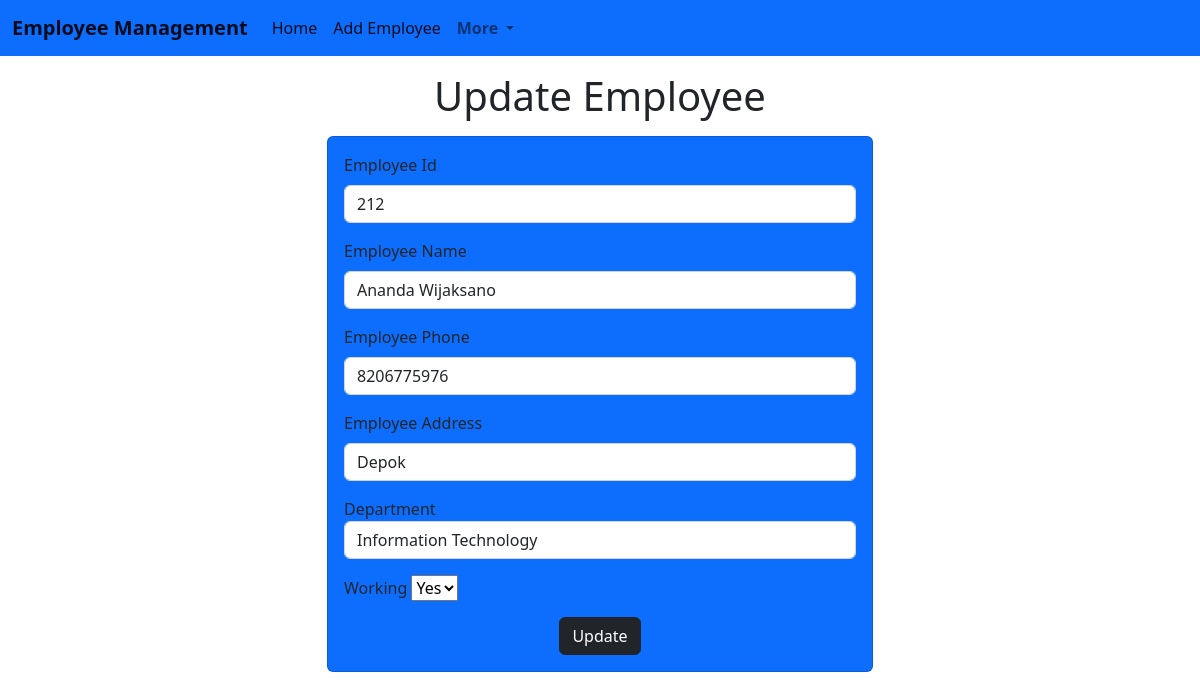
Page /Emp/update_emp/212 on the committed database.
### Employee/models.py (models this page shows)
class Employee(models.Model):
    name = models.CharField(max_length=200)
    emp_id = models.AutoField(primary_key=True)
    phone= models.BigIntegerField(max_length=12)
    address = models.CharField(max_length=200)
    working = models.CharField(max_length=12)
    department = models.CharField(max_length=150)

### Employee/views.py (the view)
# urls.py: path('update_emp/<int:emp_id>',Update_emp),
def Update_emp(request, emp_id):
    emp = Employee.objects.get(emp_id = emp_id)  # Fetch using the correct field
    return render(request, 'Emp/Update_emp.html',{'emp':emp})

### templates/Emp/Update_emp.html (shortened to what this page needs)
<!doctype html>
<html lang="en">
  <head>
    <link href="https://cdn.jsdelivr.net/npm/bootstrap@5.2.3/dist/css/bootstrap.min.css" rel="stylesheet">
  </head>
  <body>
    {% include "Emp/navbar.html" %}
    <h1 class="text-center my-3">Update Employee</h1>
    <div class="container">
        <div class="row">
            <div class="col-md-6 offset-md-3">
                <div class="card bg-primary">
                    <div class="card-body">
                        <form action="/Emp/do_update_emp/{{emp.emp_id}}" method='POST'>
                            <div class="mb-3">
                                <label for="Id" class="form-label">Employee Id</label>
                                <input type="text"
                                class="form-control" id="Id"
                                placeholder="Employee id"
                                name="emp_id"
                                value="{{emp.emp_id}}"
                                >
                            </div>
                            <div class="mb-3">
                                <label for="name" class="form-label">Employee Name</label>
                                <input type="text" class="form-control"
                                id="name" placeholder="Employee Full name"
                                name = "emp_name"
                                value="{{emp.name}}"
                                >
                            </div>
                            <div class="mb-3">
                                <label for="phone" class="form-label">Employee Phone</label>
                                <input type="text" class="form-control"
                                id="phone"
                                placeholder="Employee Phone number"
                                name = "emp_phone"
                                value="{{emp.phone}}"
                                >
                            </div>
                            <div class="mb-3">
                                <label for="address" class="form-label">Employee Address</label>
                                <input type="text"
                                class="form-control" id="address"
                                placeholder="Employee Address"
                                name = "emp_address"
                                value="{{emp.address}}"
                                >
                            </div>
                            <div class="mb-3">
                                <label for="department">Department</label>
                                <select name="emp_department" id="department" class="form-control" value="{{emp.emp_department}}" >
                                    <option value="IT" {% if emp.department == "IT" %}selected{% endif %}>Information Technology</option>
                                </select>
                            </div>
                            <div class="mb-3">
                                <label for="working">Working</label>
                                <select name="emp_working" id="working"  value="{{emp.working}}">
                                    <option value="Yes" {% if emp.working == "Yes" %}selected{% endif %}>Yes</option>
                                </select>
                            </div>
                            <div class="container text-center">
                                <button type="submit" class="btn btn-dark">Update </button>
                            </div>
                        </form>
                    </div>
                </div>
            </div>
        </div>
    </div>
  </body>
</html>

### rows in the picture
Employee: emp_id "212", emp_name "Ananda Wijaksano", emp_phone "8206775976", emp_address "Depok", emp_department "Information Technology", emp_working "Yes"
